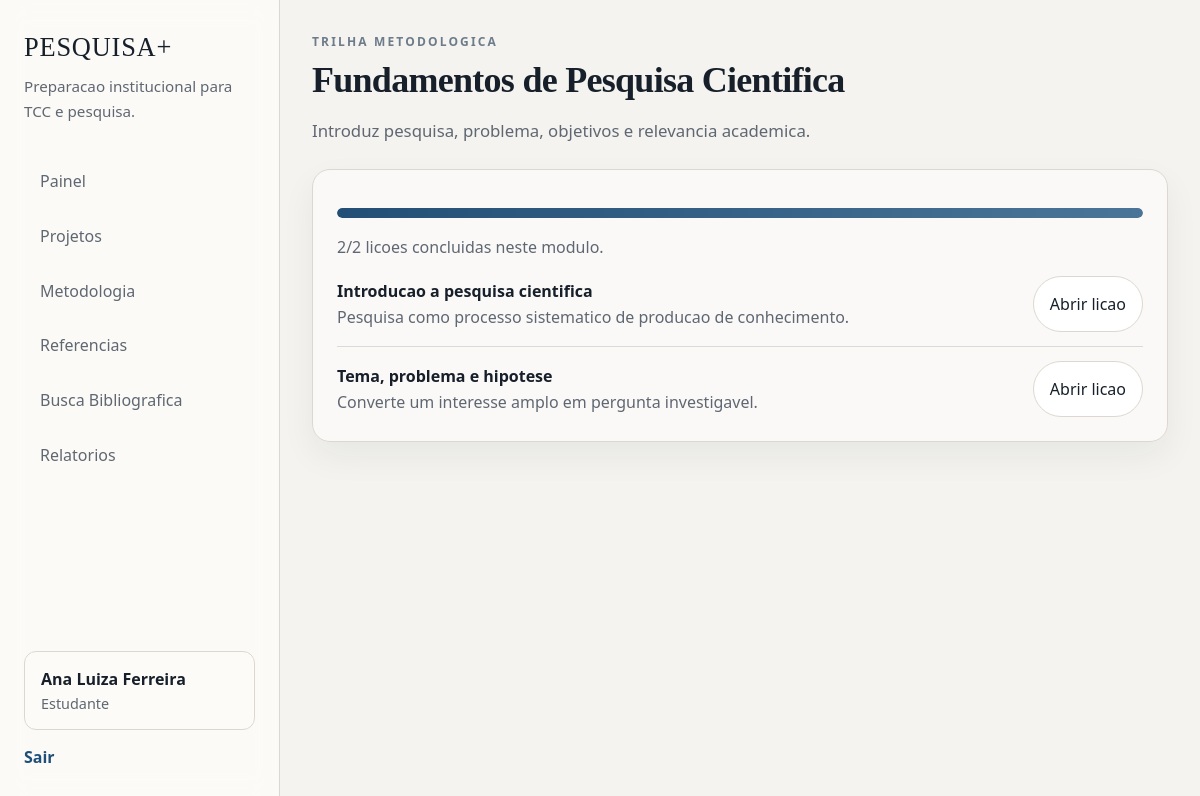
Page /methodology/fundamentos-pesquisa (signed in) on the committed database.
### app/models/domain.py (models this page shows, shortened)
class User(UserMixin, db.Model):
    __tablename__ = "users"
    id = db.Column(db.Integer, primary_key=True)
    full_name = db.Column(db.String(120), nullable=False)
    email = db.Column(db.String(120), unique=True, nullable=False, index=True)
    password_hash = db.Column(db.String(255), nullable=False)
    role_id = db.Column(db.Integer, db.ForeignKey("roles.id"), nullable=False)
    course_name = db.Column(db.String(120))
    institution = db.Column(db.String(120))
    created_at = db.Column(db.DateTime, default=utcnow, nullable=False)
    last_login_at = db.Column(db.DateTime)
    is_active_user = db.Column(db.Boolean, default=True, nullable=False)
    role = db.relationship("Role", back_populates="users")
    student_profile = db.relationship("StudentProfile", back_populates="user", uselist=False)
    teacher_profile = db.relationship("TeacherProfile", back_populates="user", uselist=False)
    student_projects = db.relationship(
        "ResearchProject",
        back_populates="student",
        foreign_keys="ResearchProject.student_id",
    )
    advised_projects = db.relationship(
        "ResearchProject",
        back_populates="advisor",
        foreign_keys="ResearchProject.advisor_id",
    )
    audit_logs = db.relationship("AuditLog", back_populates="user")
    report_snapshots = db.relationship("ReportSnapshot", back_populates="generated_by")
    @property
    def role_slug(self):
        return self.role.slug if self.role else None
    @property
    def active_project(self):
        if not self.student_projects:
            return None
        return sorted(self.student_projects, key=lambda item: item.updated_at or item.created_at, reverse=True)[0]
    @property
    def is_active(self):
        return self.is_active_user

class Role(db.Model):
    __tablename__ = "roles"
    id = db.Column(db.Integer, primary_key=True)
    slug = db.Column(db.String(50), unique=True, nullable=False)
    name = db.Column(db.String(80), nullable=False)
    description = db.Column(db.Text)
    users = db.relationship("User", back_populates="role")

class MethodologyModule(db.Model):
    __tablename__ = "methodology_modules"
    id = db.Column(db.Integer, primary_key=True)
    slug = db.Column(db.String(60), unique=True, nullable=False)
    title = db.Column(db.String(120), nullable=False)
    overview = db.Column(db.Text)
    order_index = db.Column(db.Integer, default=0, nullable=False)
    lessons = db.relationship(
        "ModuleLesson",
        back_populates="module",
        cascade="all, delete-orphan",
        order_by="ModuleLesson.order_index",
    )

class ModuleLesson(db.Model):
    __tablename__ = "module_lessons"
    id = db.Column(db.Integer, primary_key=True)
    module_id = db.Column(db.Integer, db.ForeignKey("methodology_modules.id"), nullable=False)
    slug = db.Column(db.String(60), unique=True, nullable=False)
    title = db.Column(db.String(120), nullable=False)
    summary = db.Column(db.Text)
    key_points = db.Column(db.Text)
    activity_prompt = db.Column(db.Text)
    practical_example = db.Column(db.Text)
    checklist_text = db.Column(db.Text)
    order_index = db.Column(db.Integer, default=0, nullable=False)
    module = db.relationship("MethodologyModule", back_populates="lessons")
    progress_entries = db.relationship("LessonProgress", back_populates="lesson", cascade="all, delete-orphan")

### app/methodology/routes.py (the view)
@methodology_bp.route("/<string:slug>")
@login_required
def module_detail(slug):
    module = MethodologyModule.query.filter_by(slug=slug).first_or_404()
    catalog = get_catalog_for_student(current_user.id) if current_user.role_slug == "student" else None
    module_progress = None
    if catalog:
        module_progress = next((item for item in catalog if item["module"].id == module.id), None)
    return render_template("methodology/module_detail.html", module=module, module_progress=module_progress)

### app/__init__.py (called while the page is built)
def create_app(config_class=DevelopmentConfig):
    load_dotenv()
    app = Flask(__name__)
    app.config.from_object(config_class)
    db.init_app(app)
    login_manager.init_app(app)
    from .models import domain  # noqa: F401
    from .models import load_user  # noqa: F401
    app.register_blueprint(main_bp)
    app.register_blueprint(auth_bp)
    app.register_blueprint(projects_bp)
    app.register_blueprint(methodology_bp)
    app.register_blueprint(references_bp)
    app.register_blueprint(bibliographic_search_bp)
    app.register_blueprint(advisor_bp)
    app.register_blueprint(admin_bp)
    app.register_blueprint(reports_bp)
    register_commands(app)
    @app.context_processor
    def inject_shell():
        return {
            "app_name": app.config["APP_NAME"],
            "institution_name": app.config["INSTITUTION_NAME"],
        }
    return app

### app/models/__init__.py (called while the page is built)
@login_manager.user_loader
def load_user(user_id):
    return db.session.get(User, int(user_id))

### app/services/methodology_service.py (called while the page is built)
def get_catalog_for_student(student_id):
    modules = MethodologyModule.query.order_by(MethodologyModule.order_index).all()
    progress_map = {
        entry.lesson_id: entry
        for entry in LessonProgress.query.filter_by(student_id=student_id).all()
    }
    catalog = []
    for module in modules:
        completed = sum(
            1
            for lesson in module.lessons
            if progress_map.get(lesson.id) and progress_map[lesson.id].is_completed
        )
        total = len(module.lessons)
        catalog.append(
            {
                "module": module,
                "completed": completed,
                "total": total,
                "progress": percentage(completed, total),
            }
        )
    return catalog

### app/utils/helpers.py (called while the page is built)
def percentage(part, whole):
    if not whole:
        return 0
    return round((part / whole) * 100)

### app/templates/methodology/module_detail.html (shortened to what this page needs)
{% extends 'base.html' %}
{% block content %}
<section class="page-shell">
    <div class="page-header">
        <p class="eyebrow">Trilha metodologica</p>
        <h1 class="page-title">{{ module.title }}</h1>
        <p class="page-subtitle">{{ module.overview }}</p>
    </div>
    <section class="panel">
        {% if module_progress %}
            <div class="progress-bar"><span style="width: {{ module_progress.progress }}%"></span></div>
            <p class="muted">{{ module_progress.completed }}/{{ module_progress.total }} licoes concluidas neste modulo.</p>
        {% endif %}
        <ul class="clean-list">
            {% for lesson in module.lessons %}
                <li class="list-row">
                    <div>
                        <strong>{{ lesson.title }}</strong>
                        <span class="muted">{{ lesson.summary }}</span>
                    </div>
                    <a href="{{ url_for('methodology.lesson_detail', lesson_id=lesson.id) }}" class="button button-tertiary">Abrir licao</a>
                </li>
            {% endfor %}
        </ul>
    </section>
</section>
{% endblock %}

### app/templates/base.html (shortened to what this page needs)
<!doctype html>
<html lang="pt-BR">
<head>
    <link rel="stylesheet" href="{{ url_for('static', filename='css/app.css') }}">
</head>
<body class="{% if current_user.is_authenticated %}app-body{% else %}public-body{% endif %}">
    {% if current_user.is_authenticated %}<div class="app-shell">
        <aside class="sidebar">
            <div class="brand-block">
                <a href="{{ url_for('main.dashboard') }}" class="brand-link">{{ app_name }}</a>
                <p class="brand-meta">Preparacao institucional para TCC e pesquisa.</p>
            </div>
            <nav class="nav-block">
                <a href="{{ url_for('main.dashboard') }}" class="nav-link">Painel</a>
                <a href="{{ url_for('projects.index') }}" class="nav-link">Projetos</a>
                <a href="{{ url_for('methodology.index') }}" class="nav-link">Metodologia</a>
                {% if current_user.role_slug == 'student' and current_user.active_project %}
                    <a href="{{ url_for('references.project_references', project_id=current_user.active_project.id) }}" class="nav-link">Referencias</a>
                    <a href="{{ url_for('bibliographic_search.index', project_id=current_user.active_project.id) }}" class="nav-link">Busca Bibliografica</a>
                {% endif %}
                <a href="{{ url_for('reports.index') }}" class="nav-link">Relatorios</a>
            </nav>
            <div class="sidebar-footer">
                <div class="user-chip">
                    <strong>{{ current_user.full_name }}</strong>
                    <span>{{ current_user.role.name }}</span>
                </div>
                <a href="{{ url_for('auth.logout') }}" class="text-link">Sair</a>
            </div>
        </aside>
        <main class="main-panel">
    {% else %}
        {% include 'partials/_flash.html' %}
    {% endif %}
    {% block content %}{% endblock %}
    {% if current_user.is_authenticated %}
        </main>
    </div>
    {% endif %}
</body>
</html>

### app/static/css/app.css (style rules this page uses)
:root { --bg: #f4f3ef; --surface: #fcfbf8; --surface-strong: #ffffff; --line: #ddd8cf; --line-strong: #c8c1b7; --text: #17202a; --muted: #5f6772; --primary: #1f4f78; --primary-soft: #e9f0f6; --accent: #6d7c8a; --success: #3d6b57; --success-soft: #e6f1ea; --warning: #9a6a2f; --warning-soft: #f8ecdd; --danger: #9c4c4c; --danger-soft: #f6e7e7; --shadow: 0 14px 34px rgba(23, 32, 42, 0.06); --radius: 18px; --radius-sm: 12px; --space-1: 0.35rem; --space-2: 0.65rem; --space-3: 1rem; --space-4: 1.5rem; --space-5: 2rem; --space-6: 3rem; --font-body: "Segoe UI", "Aptos", "Trebuchet MS", sans-serif; --font-heading: Georgia, Cambria, "Times New Roman", serif; }
* { box-sizing: border-box; }
html { scroll-behavior: smooth; }
body { margin: 0; font-family: var(--font-body); color: var(--text); background: var(--bg); }
a { color: inherit; text-decoration: none; }
p, li { line-height: 1.65; }
.app-body { min-height: 100vh; }
.app-shell { min-height: 100vh; display: grid; grid-template-columns: 280px minmax(0, 1fr); }
.sidebar { position: sticky; top: 0; min-height: 100vh; padding: var(--space-5) var(--space-4); background: rgba(252, 251, 248, 0.92); backdrop-filter: blur(12px); border-right: 1px solid var(--line); display: flex; flex-direction: column; gap: var(--space-5); }
.brand-link { display: inline-block; font-family: var(--font-heading); font-size: 1.65rem; letter-spacing: 0.03em; }
.brand-meta { margin: 0.7rem 0 0; color: var(--muted); font-size: 0.95rem; }
.nav-block { display: flex; flex-direction: column; gap: 0.35rem; }
.nav-link { padding: 0.85rem 1rem; border-radius: 999px; color: var(--muted); transition: background-color 0.2s ease, color 0.2s ease, transform 0.2s ease; }
.sidebar-footer { margin-top: auto; display: flex; flex-direction: column; gap: 1rem; }
.user-chip { padding: 1rem; background: var(--surface); border: 1px solid var(--line); border-radius: var(--radius-sm); }
.user-chip strong, .user-chip span { display: block; }
.user-chip span { color: var(--muted); margin-top: 0.25rem; font-size: 0.9rem; }
.main-panel { padding: var(--space-5); }
.page-shell { max-width: 1240px; margin: 0 auto; display: flex; flex-direction: column; gap: var(--space-4); }
.page-header { max-width: 920px; }
.eyebrow, .panel-label { margin: 0 0 0.6rem; text-transform: uppercase; letter-spacing: 0.18em; color: var(--accent); font-size: 0.75rem; font-weight: 700; }
.page-title, .hero-title { margin: 0; font-family: var(--font-heading); font-weight: 600; line-height: 1.1; letter-spacing: -0.02em; }
.page-title { font-size: clamp(2rem, 3vw, 3.3rem); }
.page-subtitle, .hero-copy { margin: 1rem 0 0; color: var(--muted); font-size: 1.05rem; max-width: 780px; }
.hero-panel, .hero-card, .panel, .metric-card, .module-card, .auth-card, .reference-item, .stage-card { background: rgba(252, 251, 248, 0.86); border: 1px solid var(--line); border-radius: var(--radius); box-shadow: var(--shadow); }
.panel { padding: 1.5rem; }
.metric-label, .metric-note, .muted { color: var(--muted); }
.clean-list { list-style: none; margin: 0; padding: 0; display: flex; flex-direction: column; gap: 0.85rem; }
.list-row, .list-block, .reference-item { border-top: 1px solid rgba(200, 193, 183, 0.55); padding-top: 0.9rem; }
.clean-list > :first-child { border-top: 0; padding-top: 0; }
.list-row { display: flex; justify-content: space-between; gap: 1rem; align-items: center; }
.list-row > div, .list-meta { display: flex; flex-direction: column; }
.button, .icon-button, .toggle-check { display: inline-flex; align-items: center; justify-content: center; gap: 0.45rem; border-radius: 999px; padding: 0.86rem 1.2rem; border: 1px solid transparent; cursor: pointer; transition: transform 0.18s ease, background-color 0.2s ease, border-color 0.2s ease; }
.button-secondary, .button-tertiary, .icon-button, .toggle-check { background: var(--surface-strong); border-color: var(--line); color: var(--text); }
.button-tertiary { padding-inline: 1rem; }
.text-link { color: var(--primary); font-weight: 600; }
.progress-bar { width: 100%; height: 10px; background: rgba(31, 79, 120, 0.08); border-radius: 999px; overflow: hidden; margin-top: 0.9rem; }
.progress-bar span { display: block; height: 100%; border-radius: inherit; background: linear-gradient(90deg, #234f76 0%, #4b7598 100%); }

### rows in the picture
User: full_name "Ana Luiza Ferreira"
Role: role.name "Estudante"
MethodologyModule: title "Fundamentos de Pesquisa Cientifica", overview "Introduz pesquisa, problema, objetivos e relevancia academica."
ModuleLesson: title "Introducao a pesquisa cientifica", summary "Pesquisa como processo sistematico de producao de conhecimento."
ModuleLesson: title "Tema, problema e hipotese", summary "Converte um interesse amplo em pergunta investigavel."

### other values in the picture
{{ app_name }} "PESQUISA+"
{{ module_progress.completed }} "2"
{{ module_progress.total }} "2"
